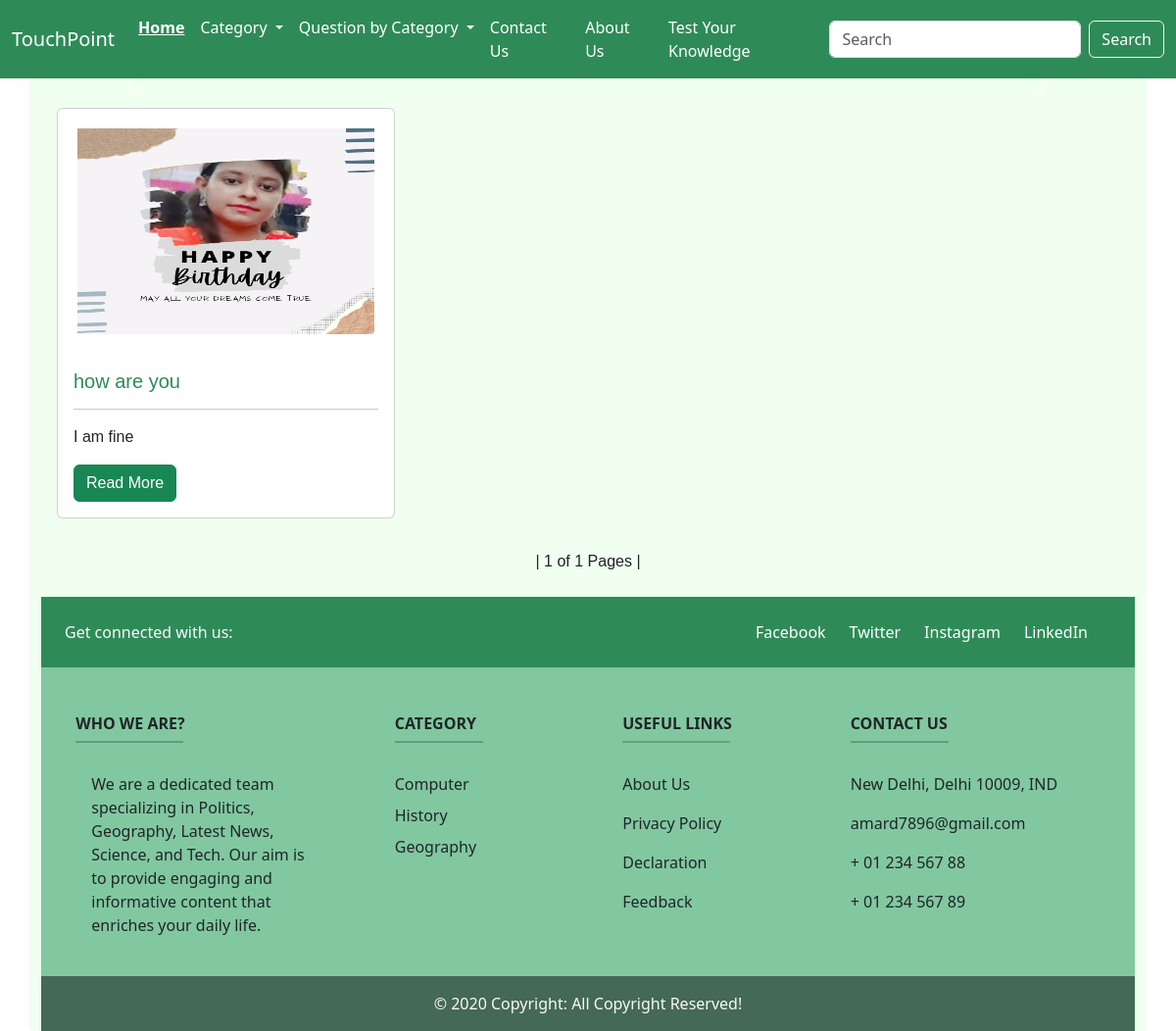
The page / on the database its author committed.
### blogs/models.py (models this page shows, shortened)
class BaseClass(models.Model):
    uid = models.UUIDField(primary_key=True, default=uuid.uuid4)
    class Meta:
        abstract=True

class BlogsModel(BaseClass):
    title = models.CharField(max_length=100)
    catogery = models.ForeignKey(Catogery,on_delete=models.CASCADE,null=False,blank=False,related_name='posts')
    author = models.ForeignKey(User,on_delete=models.CASCADE,related_name='blogs')
    description = models.TextField()
    published_date = models.DateTimeField(auto_now_add=True)
    blog_list_image = models.ImageField(upload_to='static/Blog_images/ListImage')
    detail_image = models.ImageField(upload_to='static/Blog_images/detailImage')
    pdf_file = models.FileField(upload_to='static/blog_pdfs/pdf/', null=True, blank=True)
    slug = models.SlugField(default='',null=False)

class Catogery(BaseClass):
    name = models.CharField(max_length=50,null=False,unique=True)
    slug = models.SlugField(default='',null=False)
    def __str__(self):
        return f'{self.name}'

### blogs/views.py (the view)
# urls.py: path('', views.Blogs, name='home'),
def Blogs(request):
    today = timezone.now().date()
    blog_posts = BlogsModel.objects.exclude(published_date__date=today).order_by('-published_date')
    slides = BlogsModel.objects.filter(published_date__date=today)
    pag = Paginator(blog_posts,6) # This is paginator method which manages the pages
    page = request.GET.get('page')
    pages = pag.get_page(page)
    cat_manu = Catogery.objects.all()
    template = 'blog/index.html'
    data = {'cat_manu':cat_manu,'pages':pages,'slides':slides}
    return render(request, template,data)

### templates/blog/index.html (shortened to what this page needs)
{% extends 'header&footer/base.html' %}
{% block content %}
<head><title>Blog Posts List</title></head>
<div class="container mt-2">
    <div id="carouselExampleCaptions" class="carousel slide mb-4" data-bs-ride="carousel">
        <button class="carousel-control-prev" type="button" data-bs-target="#carouselExampleCaptions"
            data-bs-slide="prev">
            <span class="carousel-control-prev-icon" aria-hidden="true"></span>
        </button>
        <button class="carousel-control-next" type="button" data-bs-target="#carouselExampleCaptions"
            data-bs-slide="next">
            <span class="carousel-control-next-icon" aria-hidden="true"></span>
        </button>
    </div>
</div>
<div class="row ms-1 me-1" >
    {% for post in pages %}
    <div class="col-md-4 blog-post mb-2">
        <div class="card">
            {% if post.blog_list_image %}<a href="{% url 'post_detail' post.slug %}">
                <img src="{{ post.blog_list_image.url }}" alt="{{ post.title }}"
                    style="padding: 20px; height: 250px; width: 400px; " class="img-fluid rounded-start"
                    alt="{{pages.title}}"></a>
            {% endif %}
            <div class="card-body">
                <h1 class="card-title" style="color: #2E8B57; font-size: 20px;">{{ post.title }}</h1>
                <hr>
                <p class="card-text">{{ post.description|safe|truncatewords:15 }}</p>
                <a href="{% url 'post_detail' post.slug %}" class="btn btn-success">Read More</a>
            </div>
        </div>
    </div>
    {% empty %}
    <div class="col-12">
        <p>No blog posts available.</p>
    </div>
    {% endfor %}
</div>
<br>
<div class="text-center">
            | {{pages.number}} of {{pages.paginator.num_pages}} Pages |
</div>
{% endblock %}

### templates/header&footer/base.html (shortened to what this page needs)
<!doctype html>
<html lang="en">
{% load static %}
<head>
    <link rel="stylesheet" href="{% static 'css/bootstrap.min.css' %}">
    <link rel="stylesheet" href="{% static 'css/additional-css.css' %}">
</head>
<body>
    <nav class="navbar navbar-expand-lg" style="background-color: #2E8B57;">
        <div class="container-fluid">
            <a class="navbar-brand text-white" id="how1" id="brand" href="{% url 'home' %}">TouchPoint</a>
            <div class="collapse navbar-collapse" id="navbarSupportedContent">
                <ul class="navbar-nav me-auto mb-2 mb-lg-0">
                    <li class="nav-item">
                        <a class="nav-link text-white {% if request.path == '/' %}active{% endif %}" aria-current="page"
                            href="{% url 'home' %}" id="how1">Home</a>
                    </li>
                    <li class="nav-item dropdown">
                        <a class="nav-link dropdown-toggle text-white" href="#" role="button" data-bs-toggle="dropdown"
                            aria-expanded="false" id="how1">
                            Category
                        </a>
                    </li>
                    <li class="nav-item dropdown">
                        <a class="nav-link dropdown-toggle text-white" href="#" role="button" data-bs-toggle="dropdown"
                            aria-expanded="false" id="how1">
                            Question by Category
                        </a>
                    </li>
                    <li class="nav-item">
                        <a class="nav-link text-white {% if request.path == '/contact/' %}active{% endif %}"
                            aria-current="page" href="{% url 'contact' %}" id="how1">Contact Us</a>
                    </li>
                    <li class="nav-item">
                        <a class="nav-link text-white {% if request.path == '/about/' %}active{% endif %}"
                            aria-current="page" href="{% url 'about' %}" id="how1">About Us</a>
                    </li>
                    <li class="nav-item">
                        <a class="nav-link text-white {% if request.path == '/quiz-list/' %}active{% endif %}"
                            aria-current="page" href="{% url 'quiz-list' %}" id="how1">Test Your Knowledge</a>
                    </li>
                </ul>
                <form class="d-flex" role="search" method="POST" action="{% url 'searched-key' %}">
                    <input class="form-control me-2" name="search" type="search" placeholder="Search"
                        aria-label="Search">
                    <button class="btn btn-outline-light text-white" type="submit">Search</button>
                </form>
            </div>
        </div>
    </nav>
    <div class="container" style="background-color: #F0FFF0; border-radius: 4px; margin-top: 70px;">
        <div class="pt-2">
            <div style="margin-top: 5px; font-family: sans-serif;">
                {% block content %}
                {% endblock %}
            </div>
        </div>
        <div class="mt-4">
            <footer class="text-center text-lg-start text-dark" style="background-color: #81c8a0;">
                <section class="d-flex justify-content-between align-items-center p-4"
                    style="background-color: #2E8B57;">
                    <div class="me-5 text-center text-lg-start mb-3 mb-lg-0">
                        <p class="mb-0 text-light">Get connected with us:</p>
                    </div>
                    <div>
                        <ul class="list-unstyled d-flex flex-column flex-lg-row justify-content-center mb-0">
                            <li class="mb-2 mb-lg-0 me-4">
                                <a href="https://www.facebook.com/" class="text-white text-decoration-none" target="_blank">
                                     Facebook
                                </a>
                            </li>
                            <li class="mb-2 mb-lg-0 me-4">
                                <a href="https://twitter.com/" class="text-white text-decoration-none" target="_blank">
                                     Twitter
                                </a>
                            </li>
                            <li class="mb-2 mb-lg-0 me-4">
                                <a href="https://www.instagram.com/invites/contact/?igsh=1qs36mg4p1k67&utm_content=w1vv9wj" class="text-white text-decoration-none" target="_blank">
                                     Instagram
                                </a>
                            </li>
                            <li class="mb-2 mb-lg-0 me-4">
                                <a href="https://www.linkedin.com/in/" class="text-white text-decoration-none" target="_blank">
                                     LinkedIn
                                </a>
                            </li>
                        </ul>
                    </div>
                </section>
                <section class="">
                    <div class="container text-center text-md-start mt-5">
                        <div class="row mt-3">
                            <div class="col-md-3 col-lg-4 col-xl-3 mx-auto mb-4">
                                <h6 class="text-uppercase fw-bold">Who We are?</h6>
                                <hr class="mb-4 mt-0 d-inline-block mx-auto"
                                    style="width: 110px; background-color: #0a090f; height: 2px" />
                                <p class="ms-3 me-3 text-justify">
                                    We are a dedicated team specializing in Politics, Geography, Latest News, Science,
                                    and Tech. Our aim is to provide engaging and informative content that enriches your
                                    daily life.
                                </p>
                            </div>
                            <div class="col-md-2 col-lg-2 col-xl-2 mx-auto mb-4">
                                <h6 class="text-uppercase fw-bold">Category</h6>
                                <hr class="mb-4 mt-0 d-inline-block mx-auto"
                                    style="width: 90px; background-color: #0a0614; height: 2px" />
                                <ul class="no-bullets">
                                    {% for category in cat_manu|slice:":5" %}
                                    <li class="mb-2"><a class="text-dark text-decoration-none"
                                            href="{% url 'category' category.slug %}">{{ category }}</a></li>
                                    {% endfor %}
                                </ul>
                            </div>
                            <div class="col-md-3 col-lg-2 col-xl-2 mx-auto mb-4">
                                <h6 class="text-uppercase fw-bold">Useful links</h6>
                                <hr class="mb-4 mt-0 d-inline-block mx-auto bg-dark"
                                    style="width: 110px; height: 2px" />
                                <p>
                                    <a href="{% url 'about' %}" class="text-dark text-decoration-none">About Us</a>
                                </p>
                                <p>
                                    <a href="{% url 'privacyandpolicy' %}"
                                        class="text-dark text-decoration-none">Privacy Policy</a>
                                </p>
                                <p>
                                    <a href="{% url 'declaration' %}"
                                        class="text-dark text-decoration-none">Declaration</a>
                                </p>
                                <p>
                                    <a href="{% url 'feedback' %}" class="text-dark text-decoration-none">Feedback</a>
                                </p>
                            </div>
                            <div class="col-md-4 col-lg-3 col-xl-3 mx-auto mb-md-0 mb-4">
                                <h6 class="text-uppercase fw-bold"><a class="text-decoration-none text-dark"
                                        href="{% url 'contact' %}">Contact Us</a></h6>
                                <hr class="mb-4 mt-0 d-inline-block mx-auto"
                                    style="width: 100px; background-color: #0d0b14; height: 2px" />
                                <p> New Delhi, Delhi 10009, IND</p>
                                <p><a href="mailto:amard7896@gmail.com"
                                        class="text-decoration-none text-dark">amard7896@gmail.com</a></p>
                                <p><a href="tel:+916206506449" class="text-decoration-none text-dark"> + 01 234 567
                                        88</a></p>
                                <p><a href="tel:+916206506449" class="text-decoration-none text-dark"> + 01 234 567
                                        89</a></p>
                            </div>
                        </div>
                    </div>
                </section>
                <div class="text-center p-3 text-light" style="background-color: rgba(2, 2, 2, 0.474)">
                    © 2020 Copyright: All Copyright Reserved!
                </div>
            </footer>
        </div>
    </div>
</body>
</html>

### static/css/additional-css.css (style rules this page uses)
.no-bullets { list-style-type: none; padding: 0; margin: 0; }
.active { font-weight: bold; color: #615454; text-decoration: underline; }
.navbar { position: fixed; top: 0; left: 0; width: 100%; z-index: 1000; }
.navbar-collapse { transition: all 0.7s; }

### rows shown on the page
BlogsModel: blog_list_image (picture), title "how are you", description "I am fine"
Catogery: name "Computer"
Catogery: name "History"
Catogery: name "Geography"

### other values the page prints
{{ pages.number }} "1"
{{ pages.paginator.num_pages }} "1"
